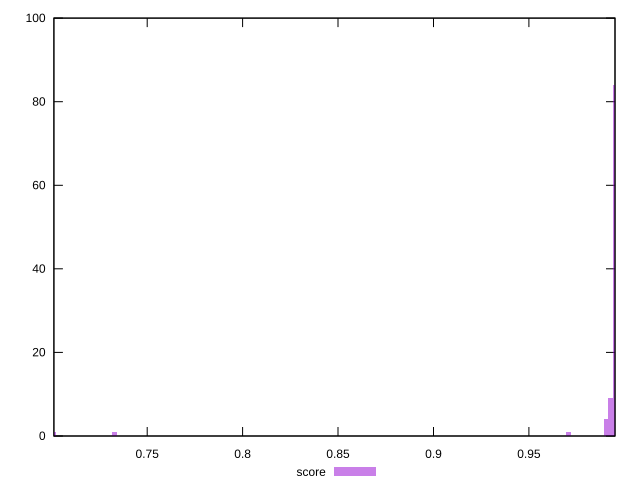

Generate this figure with gnuplot:
reset
set terminal svg size 640, 490 enhanced background rgb 'white'
set output "reprap/first-cpu-idle/samples/pages/score/histogram.svg"

$score <<EOF
0.708811875147283 2
1.0125883930675472 98
EOF

set key outside below
set boxwidth 0.10125883930675472
set yrange [0:100]
set style fill transparent solid 0.5 noborder

plot \
  $score title "score" with boxes, \


reset
